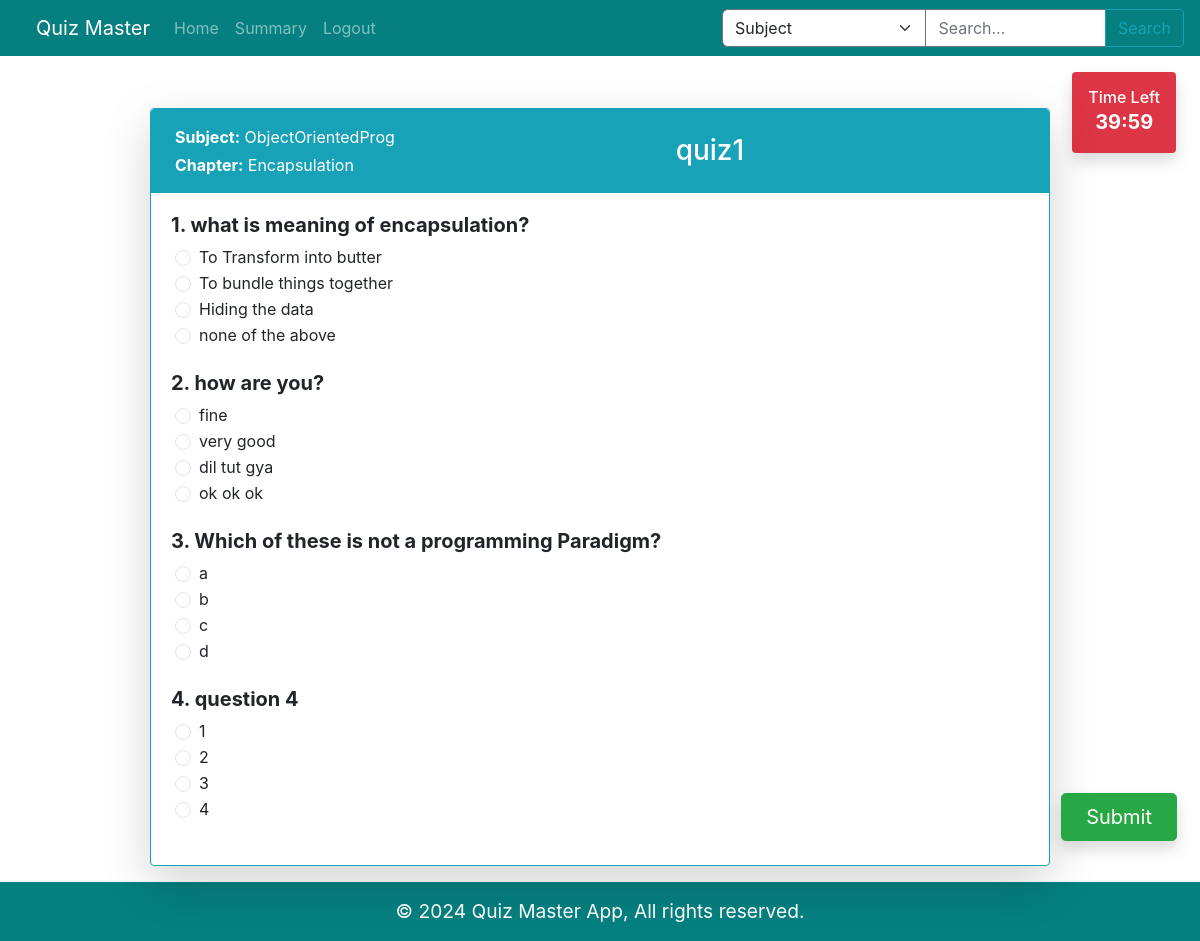
The app's page /quiz/Qzc9cc6ed2 (signed in) with its own data.
### app/models.py (models this page shows)
class Subject(db.Model):
    __tablename__ = 'subject'
    sub_id = db.Column(db.String, primary_key=True, nullable=False)
    sub_name = db.Column(db.String, nullable=False)
    sub_desc = db.Column(db.String)
    chapters = db.relationship('Chapter', backref='subject', cascade='all, delete-orphan')
    questions = db.relationship('Question', backref='subject', cascade='all, delete-orphan')

class Chapter(db.Model):
    __tablename__ = 'chapter'
    chp_id = db.Column(db.String, primary_key=True, nullable=False)
    chp_name = db.Column(db.String, nullable=False)
    chp_desc = db.Column(db.String)
    sub_id = db.Column(db.String, db.ForeignKey('subject.sub_id'), nullable=False)
    quizzes = db.relationship('Quiz', backref='chapter', cascade='all, delete-orphan')
    questions = db.relationship('Question', backref='chapter', cascade='all, delete-orphan')

class Quiz(db.Model):
    __tablename__ = 'quiz'
    q_id = db.Column(db.String, primary_key=True, nullable=False)
    q_name = db.Column(db.String, nullable=False)
    chp_id = db.Column(db.String, db.ForeignKey('chapter.chp_id'), nullable=False)
    sub_id = db.Column(db.String, db.ForeignKey('subject.sub_id'), nullable=False)
    date_of_quiz = db.Column(db.Date)
    time_dur = db.Column(db.Time)
    scores = db.relationship('Score', backref='quiz', cascade='all, delete-orphan')

class Question(db.Model):
    __tablename__ = 'question'
    ques_id = db.Column(db.String, primary_key=True, nullable=False)
    sub_id = db.Column(db.String, db.ForeignKey('subject.sub_id'), nullable=False)
    chp_id = db.Column(db.String, db.ForeignKey('chapter.chp_id'), nullable=False)
    q_id = db.Column(db.String, db.ForeignKey('quiz.q_id'), nullable=False)
    statement = db.Column(db.Text, nullable=False)
    options = db.Column(db.JSON, nullable=False)
    answer = db.Column(db.String, nullable=False)

### app/routes.py (the view)
@main.route('/quiz/<q_id>')
@login_required
def quiz(q_id):
    quiz = Quiz.query.get(q_id)
    chapter = Chapter.query.get(quiz.chp_id)
    subject = Subject.query.get(quiz.sub_id)
    if not quiz:
        flash("Quiz not found!", "error")
        return redirect(request.referrer)
    questions = Question.query.filter_by(q_id=q_id).all()
    time_duration = quiz.time_dur.hour * 60 + quiz.time_dur.minute
    return render_template('quiz.html',quiz=quiz,chapter=chapter,subject=subject,questions=questions,time_duration=time_duration)

### app/routes.py (called while the page is built)
def login_required(f):
    @wraps(f)
    def decorated_function(*args, **kwargs):
        if 'user_id' not in session:
            flash('Login to start !!','error')
            return redirect(url_for('main.login'))
        return f(*args, **kwargs)
    return decorated_function

### app/templates/quiz.html (shortened to what this page needs)
{% extends 'layout.html' %}
{% block content %}
<div class="container mt-5">
    <div class="position-fixed end-0 top-0 m-4">
        <div class="bg-danger text-white p-3 rounded shadow text-center mt-5">
            <h6 class="mb-0">Time Left</h6>
            <span id="timer" class="fs-5 fw-bold">00:00</span>
        </div>
    </div>
    <div class="card shadow-lg border-info mx-auto mt-4 mb-3" style="max-width: 900px;">
        <div class="d-flex justify-content-between align-items-center bg-info text-white px-4 py-3 rounded-top">
            <div class="text-start">
                <p class="mb-1"><strong>Subject:</strong> {{ subject.sub_name }}</p>
                <p class="mb-0"><strong>Chapter:</strong> {{ chapter.chp_name }}</p>
            </div>
            <div class="text-center flex-grow-1">
                <h3 class="mb-0">{{ quiz.q_name }}</h3>
            </div>
        </div>
        <div class="card-body">
            <form id="quizForm" method="POST" action="{{ url_for('main.submit_quiz', q_id=quiz.q_id) }}">
                {% for question in questions %}
                <div class="mb-4">
                    <h5 class="fw-bold">{{ loop.index }}. {{ question.statement }}</h5>
                    <div class="ms-2">
                        {% for option in question.options %}
                        <div class="form-check">
                            <input class="form-check-input" type="radio" name="q{{ question.ques_id }}" value="{{ option }}" required>
                            <label class="form-check-label">{{ question.options[option] }}</label>
                        </div>
                        {% endfor %}
                    </div>
                </div>
                {% endfor %}
            </form>
        </div>
    </div>
</div>
<div class="position-fixed bottom-0 end-0" style="margin-bottom: 100px; margin-right: 23px;">
    <button type="submit" form="quizForm" class="btn btn-success btn-lg px-4 shadow">Submit</button>
</div>
{% endblock %}

### app/templates/layout.html (style rules this page uses)
body { display: flex; flex-direction: column; }
.container { flex-grow: 1; }

### records on screen
Subject: sub_name "ObjectOrientedProg"
Chapter: chp_name "Encapsulation"
Quiz: q_name "quiz1"
Question: statement "what is meaning of encapsulation?", options "To Transform into butter" "To bundle things together" "Hiding the data" "none of the above"
Question: statement "how are you?", options "fine" "very good" "dil tut gya" "ok ok ok"
Question: statement "Which of these is not a programming Paradigm?", options "a" "b" "c" "d"
Question: statement "question 4", options "1" "2" "3" "4"
